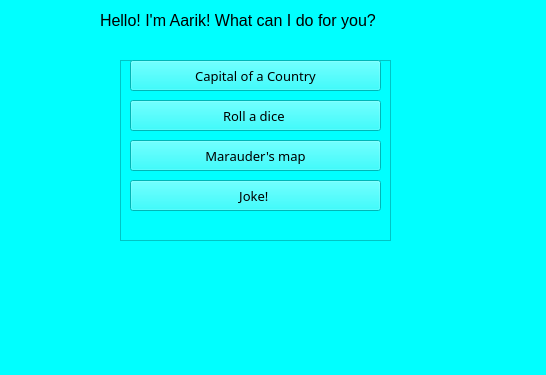
<?xml version="1.0" encoding="UTF-8"?>
<ui version="4.0">
 <class>MainWindow</class>
 <widget class="QMainWindow" name="MainWindow">
  <property name="geometry">
   <rect>
    <x>0</x>
    <y>0</y>
    <width>546</width>
    <height>375</height>
   </rect>
  </property>
  <property name="windowTitle">
   <string>MainWindow</string>
  </property>
  <property name="styleSheet">
   <string notr="true">background: #00ffff</string>
  </property>
  <widget class="QWidget" name="centralwidget">
   <widget class="QLabel" name="label">
    <property name="geometry">
     <rect>
      <x>100</x>
      <y>0</y>
      <width>431</width>
      <height>41</height>
     </rect>
    </property>
    <property name="font">
     <font>
      <pointsize>12</pointsize>
      <weight>50</weight>
      <bold>false</bold>
     </font>
    </property>
    <property name="text">
     <string>Hello! I'm Aarik! What can I do for you? </string>
    </property>
   </widget>
   <widget class="QFrame" name="frame">
    <property name="geometry">
     <rect>
      <x>120</x>
      <y>60</y>
      <width>271</width>
      <height>181</height>
     </rect>
    </property>
    <property name="font">
     <font>
      <family>Schoolbook</family>
      <pointsize>12</pointsize>
      <weight>50</weight>
      <italic>false</italic>
      <bold>false</bold>
     </font>
    </property>
    <property name="styleSheet">
     <string notr="true">font: Century Schoolbook</string>
    </property>
    <property name="frameShape">
     <enum>QFrame::StyledPanel</enum>
    </property>
    <property name="frameShadow">
     <enum>QFrame::Raised</enum>
    </property>
    <widget class="QPushButton" name="Country_capital">
     <property name="geometry">
      <rect>
       <x>10</x>
       <y>0</y>
       <width>251</width>
       <height>31</height>
      </rect>
     </property>
     <property name="font">
      <font>
       <family>Schoolbook</family>
       <pointsize>10</pointsize>
       <weight>50</weight>
       <italic>false</italic>
       <bold>false</bold>
      </font>
     </property>
     <property name="text">
      <string>Capital of a Country</string>
     </property>
    </widget>
    <widget class="QPushButton" name="Dice_roll">
     <property name="geometry">
      <rect>
       <x>10</x>
       <y>40</y>
       <width>251</width>
       <height>31</height>
      </rect>
     </property>
     <property name="font">
      <font>
       <family>Schoolbook</family>
       <pointsize>10</pointsize>
       <weight>50</weight>
       <italic>false</italic>
       <bold>false</bold>
      </font>
     </property>
     <property name="text">
      <string>Roll a dice </string>
     </property>
    </widget>
    <widget class="QPushButton" name="Marauders_map">
     <property name="geometry">
      <rect>
       <x>10</x>
       <y>80</y>
       <width>251</width>
       <height>31</height>
      </rect>
     </property>
     <property name="font">
      <font>
       <family>Schoolbook</family>
       <pointsize>10</pointsize>
       <weight>50</weight>
       <italic>false</italic>
       <bold>false</bold>
      </font>
     </property>
     <property name="text">
      <string>Marauder's map</string>
     </property>
    </widget>
    <widget class="QPushButton" name="joke_button">
     <property name="geometry">
      <rect>
       <x>10</x>
       <y>120</y>
       <width>251</width>
       <height>31</height>
      </rect>
     </property>
     <property name="font">
      <font>
       <family>Schoolbook</family>
       <pointsize>10</pointsize>
       <weight>50</weight>
       <italic>false</italic>
       <bold>false</bold>
      </font>
     </property>
     <property name="text">
      <string>Joke! </string>
     </property>
    </widget>
   </widget>
  </widget>
  <widget class="QMenuBar" name="menubar">
   <property name="geometry">
    <rect>
     <x>0</x>
     <y>0</y>
     <width>546</width>
     <height>22</height>
    </rect>
   </property>
  </widget>
  <widget class="QStatusBar" name="statusbar"/>
 </widget>
 <resources/>
 <connections/>
</ui>
